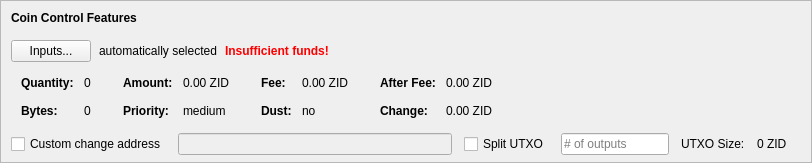
    <widget class="QFrame" name="frameCoinControl">
     <property name="sizePolicy">
      <sizepolicy hsizetype="Expanding" vsizetype="Expanding">
       <horstretch>0</horstretch>
       <verstretch>0</verstretch>
      </sizepolicy>
     </property>
     <property name="maximumSize">
      <size>
       <width>16777215</width>
       <height>16777215</height>
      </size>
     </property>
     <property name="frameShape">
      <enum>QFrame::StyledPanel</enum>
     </property>
     <property name="frameShadow">
      <enum>QFrame::Sunken</enum>
     </property>
     <layout class="QVBoxLayout" name="verticalLayoutCoinControl2">
      <property name="spacing">
       <number>0</number>
      </property>
      <property name="leftMargin">
       <number>0</number>
      </property>
      <property name="topMargin">
       <number>0</number>
      </property>
      <property name="rightMargin">
       <number>0</number>
      </property>
      <property name="bottomMargin">
       <number>6</number>
      </property>
      <item>
       <layout class="QVBoxLayout" name="verticalLayoutCoinControl" stretch="0,0,0,0,1">
        <property name="spacing">
         <number>0</number>
        </property>
        <property name="leftMargin">
         <number>10</number>
        </property>
        <property name="topMargin">
         <number>10</number>
        </property>
        <item>
         <layout class="QHBoxLayout" name="horizontalLayoutCoinControl1">
          <property name="bottomMargin">
           <number>15</number>
          </property>
          <item>
           <widget class="QLabel" name="labelCoinControlFeatures">
            <property name="sizePolicy">
             <sizepolicy hsizetype="Preferred" vsizetype="Maximum">
              <horstretch>0</horstretch>
              <verstretch>0</verstretch>
             </sizepolicy>
            </property>
            <property name="font">
             <font>
              <weight>75</weight>
              <bold>true</bold>
             </font>
            </property>
            <property name="styleSheet">
             <string notr="true">font-weight:bold;</string>
            </property>
            <property name="text">
             <string>Coin Control Features</string>
            </property>
           </widget>
          </item>
         </layout>
        </item>
        <item>
         <layout class="QHBoxLayout" name="horizontalLayoutCoinControl2" stretch="0,0,0,0">
          <property name="spacing">
           <number>8</number>
          </property>
          <property name="bottomMargin">
           <number>10</number>
          </property>
          <item>
           <widget class="QPushButton" name="pushButtonCoinControl">
            <property name="styleSheet">
             <string notr="true"/>
            </property>
            <property name="text">
             <string>Inputs...</string>
            </property>
            <property name="autoDefault">
             <bool>false</bool>
            </property>
           </widget>
          </item>
          <item>
           <widget class="QLabel" name="labelCoinControlAutomaticallySelected">
            <property name="text">
             <string>automatically selected</string>
            </property>
            <property name="margin">
             <number>5</number>
            </property>
           </widget>
          </item>
          <item>
           <widget class="QLabel" name="labelCoinControlInsuffFunds">
            <property name="font">
             <font>
              <weight>75</weight>
              <bold>true</bold>
             </font>
            </property>
            <property name="styleSheet">
             <string notr="true">color:red;font-weight:bold;</string>
            </property>
            <property name="text">
             <string>Insufficient funds!</string>
            </property>
            <property name="margin">
             <number>5</number>
            </property>
           </widget>
          </item>
          <item>
           <spacer name="horizontalSpacerCoinControl">
            <property name="orientation">
             <enum>Qt::Horizontal</enum>
            </property>
            <property name="sizeHint" stdset="0">
             <size>
              <width>40</width>
              <height>1</height>
             </size>
            </property>
           </spacer>
          </item>
         </layout>
        </item>
        <item>
         <widget class="QWidget" name="widgetCoinControl" native="true">
          <property name="sizePolicy">
           <sizepolicy hsizetype="Preferred" vsizetype="Preferred">
            <horstretch>0</horstretch>
            <verstretch>0</verstretch>
           </sizepolicy>
          </property>
          <property name="minimumSize">
           <size>
            <width>0</width>
            <height>0</height>
           </size>
          </property>
          <property name="styleSheet">
           <string notr="true"/>
          </property>
          <layout class="QHBoxLayout" name="horizontalLayoutCoinControl5">
           <property name="leftMargin">
            <number>0</number>
           </property>
           <property name="topMargin">
            <number>0</number>
           </property>
           <property name="rightMargin">
            <number>0</number>
           </property>
           <property name="bottomMargin">
            <number>0</number>
           </property>
           <item>
            <layout class="QHBoxLayout" name="horizontalLayoutCoinControl3" stretch="0,0,0,1">
             <property name="spacing">
              <number>20</number>
             </property>
             <property name="topMargin">
              <number>0</number>
             </property>
             <property name="bottomMargin">
              <number>10</number>
             </property>
             <item>
              <layout class="QFormLayout" name="formLayoutCoinControl1">
               <property name="horizontalSpacing">
                <number>10</number>
               </property>
               <property name="verticalSpacing">
                <number>14</number>
               </property>
               <property name="leftMargin">
                <number>10</number>
               </property>
               <property name="topMargin">
                <number>4</number>
               </property>
               <property name="rightMargin">
                <number>6</number>
               </property>
               <item row="0" column="0">
                <widget class="QLabel" name="labelCoinControlQuantityText">
                 <property name="font">
                  <font>
                   <weight>75</weight>
                   <bold>true</bold>
                  </font>
                 </property>
                 <property name="text">
                  <string>Quantity:</string>
                 </property>
                 <property name="margin">
                  <number>0</number>
                 </property>
                </widget>
               </item>
               <item row="0" column="1">
                <widget class="QLabel" name="labelCoinControlQuantity">
                 <property name="cursor">
                  <cursorShape>IBeamCursor</cursorShape>
                 </property>
                 <property name="contextMenuPolicy">
                  <enum>Qt::ActionsContextMenu</enum>
                 </property>
                 <property name="text">
                  <string notr="true">0</string>
                 </property>
                 <property name="margin">
                  <number>0</number>
                 </property>
                 <property name="textInteractionFlags">
                  <set>Qt::LinksAccessibleByMouse|Qt::TextSelectableByKeyboard|Qt::TextSelectableByMouse</set>
                 </property>
                </widget>
               </item>
               <item row="1" column="0">
                <widget class="QLabel" name="labelCoinControlBytesText">
                 <property name="font">
                  <font>
                   <weight>75</weight>
                   <bold>true</bold>
                  </font>
                 </property>
                 <property name="text">
                  <string>Bytes:</string>
                 </property>
                </widget>
               </item>
               <item row="1" column="1">
                <widget class="QLabel" name="labelCoinControlBytes">
                 <property name="cursor">
                  <cursorShape>IBeamCursor</cursorShape>
                 </property>
                 <property name="contextMenuPolicy">
                  <enum>Qt::ActionsContextMenu</enum>
                 </property>
                 <property name="text">
                  <string notr="true">0</string>
                 </property>
                 <property name="textInteractionFlags">
                  <set>Qt::LinksAccessibleByMouse|Qt::TextSelectableByKeyboard|Qt::TextSelectableByMouse</set>
                 </property>
                </widget>
               </item>
              </layout>
             </item>
             <item>
              <layout class="QFormLayout" name="formLayoutCoinControl2">
               <property name="horizontalSpacing">
                <number>10</number>
               </property>
               <property name="verticalSpacing">
                <number>14</number>
               </property>
               <property name="leftMargin">
                <number>6</number>
               </property>
               <property name="topMargin">
                <number>4</number>
               </property>
               <property name="rightMargin">
                <number>6</number>
               </property>
               <item row="0" column="0">
                <widget class="QLabel" name="labelCoinControlAmountText">
                 <property name="font">
                  <font>
                   <weight>75</weight>
                   <bold>true</bold>
                  </font>
                 </property>
                 <property name="text">
                  <string>Amount:</string>
                 </property>
                 <property name="margin">
                  <number>0</number>
                 </property>
                </widget>
               </item>
               <item row="0" column="1">
                <widget class="QLabel" name="labelCoinControlAmount">
                 <property name="cursor">
                  <cursorShape>IBeamCursor</cursorShape>
                 </property>
                 <property name="contextMenuPolicy">
                  <enum>Qt::ActionsContextMenu</enum>
                 </property>
                 <property name="text">
                  <string notr="true">0.00 ZID</string>
                 </property>
                 <property name="textInteractionFlags">
                  <set>Qt::LinksAccessibleByMouse|Qt::TextSelectableByKeyboard|Qt::TextSelectableByMouse</set>
                 </property>
                </widget>
               </item>
               <item row="1" column="0">
                <widget class="QLabel" name="labelCoinControlPriorityText">
                 <property name="font">
                  <font>
                   <weight>75</weight>
                   <bold>true</bold>
                  </font>
                 </property>
                 <property name="text">
                  <string>Priority:</string>
                 </property>
                </widget>
               </item>
               <item row="1" column="1">
                <widget class="QLabel" name="labelCoinControlPriority">
                 <property name="cursor">
                  <cursorShape>IBeamCursor</cursorShape>
                 </property>
                 <property name="contextMenuPolicy">
                  <enum>Qt::ActionsContextMenu</enum>
                 </property>
                 <property name="text">
                  <string>medium</string>
                 </property>
                 <property name="textInteractionFlags">
                  <set>Qt::LinksAccessibleByMouse|Qt::TextSelectableByKeyboard|Qt::TextSelectableByMouse</set>
                 </property>
                </widget>
               </item>
              </layout>
             </item>
             <item>
              <layout class="QFormLayout" name="formLayoutCoinControl3">
               <property name="horizontalSpacing">
                <number>10</number>
               </property>
               <property name="verticalSpacing">
                <number>14</number>
               </property>
               <property name="leftMargin">
                <number>6</number>
               </property>
               <property name="topMargin">
                <number>4</number>
               </property>
               <property name="rightMargin">
                <number>6</number>
               </property>
               <item row="0" column="0">
                <widget class="QLabel" name="labelCoinControlFeeText">
                 <property name="font">
                  <font>
                   <weight>75</weight>
                   <bold>true</bold>
                  </font>
                 </property>
                 <property name="text">
                  <string>Fee:</string>
                 </property>
                 <property name="margin">
                  <number>0</number>
                 </property>
                </widget>
               </item>
               <item row="0" column="1">
                <widget class="QLabel" name="labelCoinControlFee">
                 <property name="cursor">
                  <cursorShape>IBeamCursor</cursorShape>
                 </property>
                 <property name="contextMenuPolicy">
                  <enum>Qt::ActionsContextMenu</enum>
                 </property>
                 <property name="text">
                  <string notr="true">0.00 ZID</string>
                 </property>
                 <property name="textInteractionFlags">
                  <set>Qt::LinksAccessibleByMouse|Qt::TextSelectableByKeyboard|Qt::TextSelectableByMouse</set>
                 </property>
                </widget>
               </item>
               <item row="1" column="0">
                <widget class="QLabel" name="labelCoinControlLowOutputText">
                 <property name="font">
                  <font>
                   <weight>75</weight>
                   <bold>true</bold>
                  </font>
                 </property>
                 <property name="text">
                  <string>Dust:</string>
                 </property>
                </widget>
               </item>
               <item row="1" column="1">
                <widget class="QLabel" name="labelCoinControlLowOutput">
                 <property name="cursor">
                  <cursorShape>IBeamCursor</cursorShape>
                 </property>
                 <property name="contextMenuPolicy">
                  <enum>Qt::ActionsContextMenu</enum>
                 </property>
                 <property name="text">
                  <string>no</string>
                 </property>
                 <property name="textInteractionFlags">
                  <set>Qt::LinksAccessibleByMouse|Qt::TextSelectableByKeyboard|Qt::TextSelectableByMouse</set>
                 </property>
                </widget>
               </item>
              </layout>
             </item>
             <item>
              <layout class="QFormLayout" name="formLayoutCoinControl4">
               <property name="horizontalSpacing">
                <number>10</number>
               </property>
               <property name="verticalSpacing">
                <number>14</number>
               </property>
               <property name="leftMargin">
                <number>6</number>
               </property>
               <property name="topMargin">
                <number>4</number>
               </property>
               <property name="rightMargin">
                <number>6</number>
               </property>
               <item row="0" column="0">
                <widget class="QLabel" name="labelCoinControlAfterFeeText">
                 <property name="font">
                  <font>
                   <weight>75</weight>
                   <bold>true</bold>
                  </font>
                 </property>
                 <property name="text">
                  <string>After Fee:</string>
                 </property>
                 <property name="margin">
                  <number>0</number>
                 </property>
                </widget>
               </item>
               <item row="0" column="1">
                <widget class="QLabel" name="labelCoinControlAfterFee">
                 <property name="cursor">
                  <cursorShape>IBeamCursor</cursorShape>
                 </property>
                 <property name="contextMenuPolicy">
                  <enum>Qt::ActionsContextMenu</enum>
                 </property>
                 <property name="text">
                  <string notr="true">0.00 ZID</string>
                 </property>
                 <property name="textInteractionFlags">
                  <set>Qt::LinksAccessibleByMouse|Qt::TextSelectableByKeyboard|Qt::TextSelectableByMouse</set>
                 </property>
                </widget>
               </item>
               <item row="1" column="0">
                <widget class="QLabel" name="labelCoinControlChangeText">
                 <property name="font">
                  <font>
                   <weight>75</weight>
                   <bold>true</bold>
                  </font>
                 </property>
                 <property name="text">
                  <string>Change:</string>
                 </property>
                </widget>
               </item>
               <item row="1" column="1">
                <widget class="QLabel" name="labelCoinControlChange">
                 <property name="cursor">
                  <cursorShape>IBeamCursor</cursorShape>
                 </property>
                 <property name="contextMenuPolicy">
                  <enum>Qt::ActionsContextMenu</enum>
                 </property>
                 <property name="text">
                  <string notr="true">0.00 ZID</string>
                 </property>
                 <property name="textInteractionFlags">
                  <set>Qt::LinksAccessibleByMouse|Qt::TextSelectableByKeyboard|Qt::TextSelectableByMouse</set>
                 </property>
                </widget>
               </item>
              </layout>
             </item>
            </layout>
           </item>
          </layout>
         </widget>
        </item>
        <item>
         <layout class="QHBoxLayout" name="horizontalLayoutCoinControl4" stretch="0,0,0,0,0,0,0">
          <property name="spacing">
           <number>12</number>
          </property>
          <property name="sizeConstraint">
           <enum>QLayout::SetDefaultConstraint</enum>
          </property>
          <property name="topMargin">
           <number>5</number>
          </property>
          <property name="rightMargin">
           <number>5</number>
          </property>
          <item>
           <widget class="QCheckBox" name="checkBoxCoinControlChange">
            <property name="toolTip">
             <string>If this is activated, but the change address is empty or invalid, change will be sent to a newly generated address.</string>
            </property>
            <property name="text">
             <string>Custom change address</string>
            </property>
           </widget>
          </item>
          <item>
           <widget class="QValidatedLineEdit" name="lineEditCoinControlChange">
            <property name="enabled">
             <bool>false</bool>
            </property>
            <property name="sizePolicy">
             <sizepolicy hsizetype="Expanding" vsizetype="Fixed">
              <horstretch>0</horstretch>
              <verstretch>0</verstretch>
             </sizepolicy>
            </property>
           </widget>
          </item>
          <item>
           <widget class="QCheckBox" name="splitBlockCheckBox">
            <property name="text">
             <string>Split UTXO</string>
            </property>
           </widget>
          </item>
          <item>
           <widget class="QLineEdit" name="splitBlockLineEdit">
            <property name="sizePolicy">
             <sizepolicy hsizetype="Fixed" vsizetype="Fixed">
              <horstretch>50</horstretch>
              <verstretch>0</verstretch>
             </sizepolicy>
            </property>
            <property name="placeholderText">
             <string># of outputs</string>
            </property>
           </widget>
          </item>
          <item>
           <widget class="QLabel" name="labelBlockSizeText">
            <property name="text">
             <string>UTXO Size:</string>
            </property>
           </widget>
          </item>
          <item>
           <widget class="QLabel" name="labelBlockSize">
            <property name="text">
             <string>0 ZID</string>
            </property>
           </widget>
          </item>
          <item>
           <widget class="QLabel" name="labelCoinControlChangeLabel">
            <property name="sizePolicy">
             <sizepolicy hsizetype="Preferred" vsizetype="Expanding">
              <horstretch>0</horstretch>
              <verstretch>0</verstretch>
             </sizepolicy>
            </property>
            <property name="minimumSize">
             <size>
              <width>0</width>
              <height>0</height>
             </size>
            </property>
            <property name="text">
             <string/>
            </property>
            <property name="margin">
             <number>3</number>
            </property>
           </widget>
          </item>
         </layout>
        </item>
        <item>
         <spacer name="verticalSpacerCoinControl">
          <property name="orientation">
           <enum>Qt::Vertical</enum>
          </property>
          <property name="sizeHint" stdset="0">
           <size>
            <width>800</width>
            <height>1</height>
           </size>
          </property>
         </spacer>
        </item>
       </layout>
      </item>
     </layout>
    </widget>
